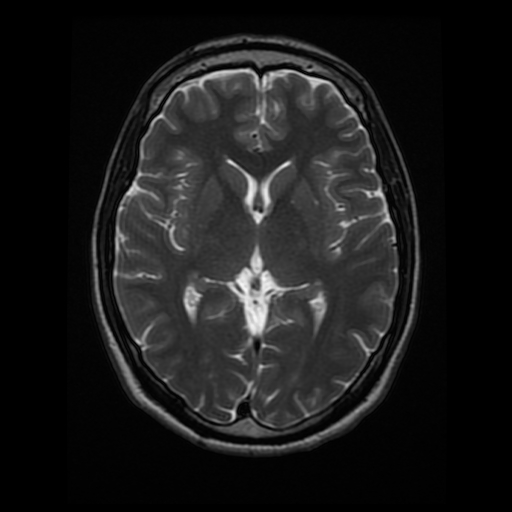
#> input picture 02 - Convolutional Filters Edge Detection/images/brain_MR.jpg, 512 x 512 px
$ jupyter execute '02 - Gaussian Blur.ipynb'   (shell and % lines are left out)
#> lines starting #> are read from the running program, lines starting #| are printed output that depends on the picture
[cell 1]
import numpy as np
import matplotlib.pyplot as plt
import cv2


# Read in the image
image = cv2.imread('images/brain_MR.jpg')
#> image is the input picture: shape (512, 512, 3); min 0, max 247, mean 26.9

# Make a copy of the image
image_copy = np.copy(image)

# Change color to RGB (from BGR)
image_copy = cv2.cvtColor(image_copy, cv2.COLOR_BGR2RGB)

plt.imshow(image_copy)

[cell 2]
gray = cv2.cvtColor(image_copy, cv2.COLOR_RGB2GRAY)

# this function takes a gray scale image, 0 for std
gray_blur = cv2.GaussianBlur(gray, (5,5), 0)

[cell 3]
f , (ax1, ax2) = plt.subplots(1, 2, figsize=(20,10))

ax1.set_title("Original gray")
ax1.imshow(gray, cmap='gray')

ax2.set_title('blurred image')
ax2.imshow(gray_blur, cmap='gray')
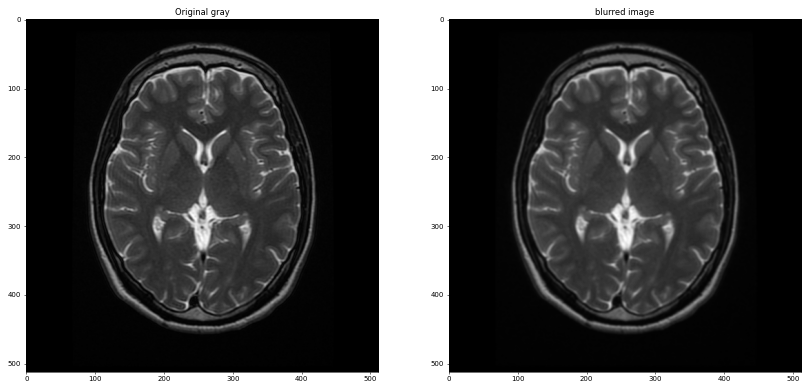
#> figure drawn by matplotlib, 2 panels

### Testing performance with a high-pass filter

[cell 4]
sobel_x = np.array([
[-2, 0, 2],
[-1, 0, 1],
[-2, 0, 2]
])

filtered = cv2.filter2D(gray, -1 , sobel_x)
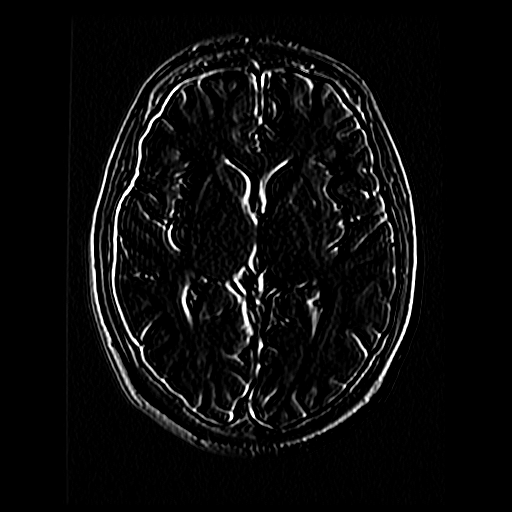
#> filtered: shape (512, 512); min 0, max 255, mean 11.6
filtered_blurred = cv2.filter2D(gray_blur, -1 , sobel_x)
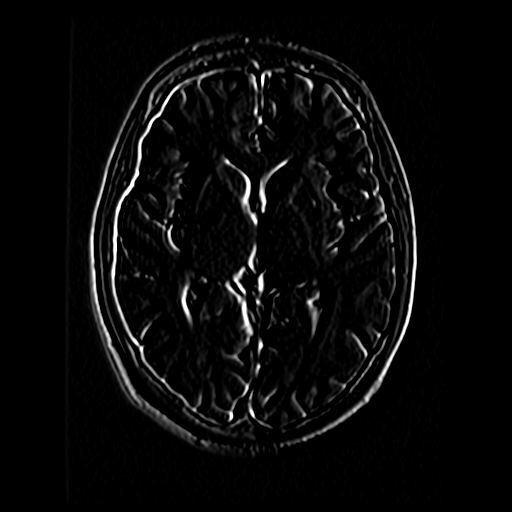
#> filtered_blurred: shape (512, 512); min 0, max 255, mean 9.6

f, (ax1, ax2) = plt.subplots(1, 2, figsize=(20,10))

ax1.set_title('original gray')
ax1.imshow(filtered, cmap='gray')

ax2.set_title('blurred image')
ax2.imshow(filtered_blurred, cmap='gray')
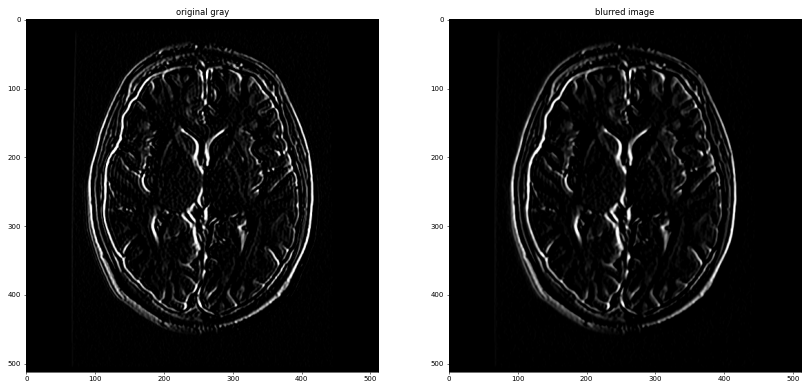
#> figure drawn by matplotlib, 2 panels
